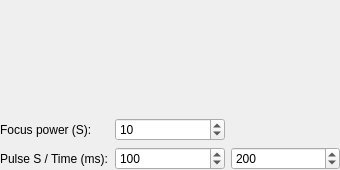
<?xml version="1.0" encoding="UTF-8"?>
<ui version="4.0">
 <class>pluginSpindleLaserSettings</class>
 <widget class="QWidget" name="pluginSpindleLaserSettings">
  <property name="geometry">
   <rect>
    <x>0</x>
    <y>0</y>
    <width>340</width>
    <height>170</height>
   </rect>
  </property>
  <property name="windowTitle">
   <string>Spindle / Laser</string>
  </property>
  <layout class="QVBoxLayout" name="verticalLayout">
   <property name="leftMargin">
    <number>0</number>
   </property>
   <property name="topMargin">
    <number>0</number>
   </property>
   <property name="rightMargin">
    <number>0</number>
   </property>
   <property name="bottomMargin">
    <number>0</number>
   </property>
   <item>
    <widget class="QLabel" name="lblNote">
     <property name="text">
      <string/>
     </property>
     <property name="wordWrap">
      <bool>true</bool>
     </property>
    </widget>
   </item>
   <item>
    <layout class="QGridLayout" name="gridLayout">
     <item row="0" column="0">
      <widget class="QLabel" name="lblFocusPower">
       <property name="text">
        <string>Focus power (S):</string>
       </property>
      </widget>
     </item>
     <item row="0" column="1">
      <widget class="QSpinBox" name="spnFocusPower">
       <property name="minimum">
        <number>1</number>
       </property>
       <property name="maximum">
        <number>10000</number>
       </property>
       <property name="value">
        <number>10</number>
       </property>
      </widget>
     </item>
     <item row="1" column="0">
      <widget class="QLabel" name="lblPulsePower">
       <property name="text">
        <string>Pulse S / Time (ms):</string>
       </property>
      </widget>
     </item>
     <item row="1" column="1">
      <widget class="QSpinBox" name="spnPulsePower">
       <property name="minimum">
        <number>1</number>
       </property>
       <property name="maximum">
        <number>100000</number>
       </property>
       <property name="value">
        <number>100</number>
       </property>
      </widget>
     </item>
     <item row="1" column="2">
      <widget class="QSpinBox" name="spnPulseMs">
       <property name="minimum">
        <number>10</number>
       </property>
       <property name="maximum">
        <number>5000</number>
       </property>
       <property name="singleStep">
        <number>50</number>
       </property>
       <property name="value">
        <number>200</number>
       </property>
      </widget>
     </item>
    </layout>
   </item>
  </layout>
 </widget>
 <resources/>
 <connections/>
</ui>
